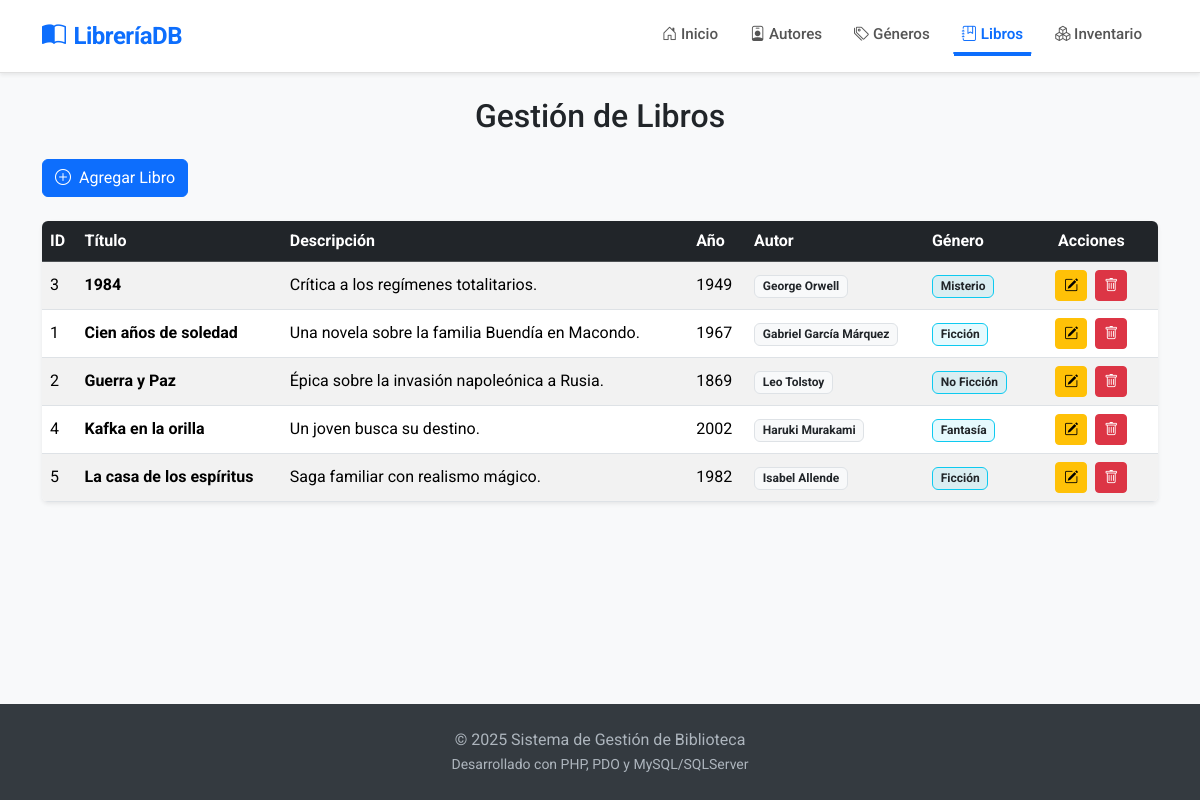
/index.php?controller=libro&action=index, run on the app's committed database.
### tables this page shows
CREATE TABLE LIBRO (
    ID_LIBRO INT NOT NULL AUTO_INCREMENT,
    TITULO VARCHAR(255) NOT NULL,
    DESCRIPCION VARCHAR(500) NULL,
    ANIO_PUBLICACION SMALLINT NULL,  
    ID_AUTOR INT NULL,
    ID_GENERO INT NULL,
    PRIMARY KEY (ID_LIBRO),
    CONSTRAINT FK_LIBRO_AUTOR FOREIGN KEY (ID_AUTOR) REFERENCES AUTOR(ID_AUTOR) ON DELETE SET NULL,
    CONSTRAINT FK_LIBRO_GENERO FOREIGN KEY (ID_GENERO) REFERENCES GENERO(ID_GENERO) ON DELETE SET NULL
);

CREATE TABLE AUTOR (
    ID_AUTOR INT NOT NULL AUTO_INCREMENT,
    NOMBRE_COMPLETO VARCHAR(255) NOT NULL,
    FECHA_NACIMIENTO DATE NULL,
    FECHA_FALLECIMIENTO DATE NULL,
    PRIMARY KEY (ID_AUTOR)
);

CREATE TABLE GENERO (
    ID_GENERO INT NOT NULL AUTO_INCREMENT,
    NOMBRE VARCHAR(100) NOT NULL,
    PRIMARY KEY (ID_GENERO)
);

### controllers/LibroController.php (called while the page is built, shortened)
<?php
require_once '../models/LibroModel.php';
class LibroController {
    private $modelo;
    public function __construct() {
        $this->modelo = new LibroModel();
    }
    public function index() {
        try {
            $libros = $this->modelo->obtenerLibros();
            require_once '../views/libros/index.php';
        } catch (Exception $e) {
            $this->setFlashMessage('error', 'Error al cargar libros: ' . $e->getMessage());
            require_once '../views/libros/index.php';
        }
    }
}
?>

### config/database.php (called while the page is built)
<?php
function conectarDB() {
    $host = 'localhost';
    $dbname = 'LibreriaDB';
    $username = 'root';
    $password = '';
    try {
        $dsn = "mysql:host=$host;dbname=$dbname;charset=utf8mb4";
        $options = [
            PDO::ATTR_ERRMODE => PDO::ERRMODE_EXCEPTION,
            PDO::ATTR_DEFAULT_FETCH_MODE => PDO::FETCH_ASSOC,
            PDO::ATTR_EMULATE_PREPARES => false,
        ];
        $db = new PDO($dsn, $username, $password, $options);
        return $db;
    } catch (PDOException $e) {
        die("<h1>Error de conexión</h1><p>No se pudo conectar a la base de datos 'LibreriaDB'. Verifica que ya la hayas creado en phpMyAdmin.</p><p>Detalle técnico: " . $e->getMessage() . "</p>");
    }
}
?>

### models/LibroModel.php (called while the page is built, shortened)
<?php
require_once '../config/database.php';
class LibroModel {
    private $db;
    public function __construct() {
        $this->db = conectarDB();
    }
    public function obtenerLibros() {
        $query = "SELECT
                    b.ID_LIBRO,
                    b.TITULO,
                    b.DESCRIPCION,
                    b.ANIO_PUBLICACION,
                    a.NOMBRE_COMPLETO AS NOMBRE_AUTOR,
                    g.NOMBRE AS NOMBRE_GENERO
                  FROM LIBRO b
                  LEFT JOIN AUTOR a ON b.ID_AUTOR = a.ID_AUTOR
                  LEFT JOIN GENERO g ON b.ID_GENERO = g.ID_GENERO
                  ORDER BY b.TITULO ASC";
        $stmt = $this->db->prepare($query);
        $stmt->execute();
        return $stmt->fetchAll(PDO::FETCH_ASSOC);
    }
}
?>

### views/libros/index.php (the view, shortened to what this page needs)
<h2 class="mb-4 text-center">Gestión de Libros</h2>
<div class="mb-4">
    <a href="index.php?controller=libro&action=create" class="btn btn-primary">
        <i class="bi bi-plus-circle me-1"></i> Agregar Libro
    </a>
</div>
<?php if (!empty($libros)): ?>
    <div class="table-responsive shadow-sm rounded">
        <table class="table table-striped table-hover mb-0 align-middle">
            <thead class="table-dark">
                <tr>
                    <th>ID</th>
                    <th>Título</th>
                    <th>Descripción</th>
                    <th>Año</th>
                    <th>Autor</th>
                    <th>Género</th>
                    <th class="text-center">Acciones</th>
                </tr>
            </thead>
            <tbody>
                <?php foreach ($libros as $libro): ?>
                    <tr>
                        <td><?= htmlspecialchars($libro['ID_LIBRO']); ?></td>
                        <td class="fw-bold"><?= htmlspecialchars($libro['TITULO']); ?></td>
                        <td>
                            <?= htmlspecialchars(substr($libro['DESCRIPCION'] ?? '', 0, 50)) . (strlen($libro['DESCRIPCION'] ?? '') > 50 ? '...' : ''); ?>
                        </td>
                        <td><?= htmlspecialchars($libro['ANIO_PUBLICACION']); ?></td>
                        <td>
                            <span class="badge bg-light text-dark border">
                                <?= htmlspecialchars($libro['NOMBRE_AUTOR'] ?? 'Sin Autor'); ?>
                            </span>
                        </td>
                        <td>
                            <span class="badge bg-info bg-opacity-10 text-dark border-info border">
                                <?= htmlspecialchars($libro['NOMBRE_GENERO'] ?? 'Sin Género'); ?>
                            </span>
                        </td>
                        <td class="text-center" style="min-width: 120px;">
                            <a href="index.php?controller=libro&action=edit&id=<?= htmlspecialchars($libro['ID_LIBRO']); ?>" class="btn btn-warning btn-sm me-1" title="Editar">
                                <i class="bi bi-pencil-square"></i>
                            </a>
                            <a href="index.php?controller=libro&action=delete&id=<?= htmlspecialchars($libro['ID_LIBRO']); ?>" class="btn btn-danger btn-sm" onclick="return confirm('¿Estás seguro de eliminar el libro: <?= htmlspecialchars($libro['TITULO']); ?>?');" title="Eliminar">
                                <i class="bi bi-trash"></i>
                            </a>
                        </td>
                    </tr>
                <?php endforeach; ?>
            </tbody>
        </table>
    </div>
<?php endif; ?>

### public/css/estilos.css (style rules this page uses)
body { font-family: 'Roboto', sans-serif; background-color: #f8f9fa; display: flex; flex-direction: column; min-height: 100vh; }

### data on the page
libro: ID_LIBRO "3", TITULO "1984", DESCRIPCION "Crítica a los regímenes totalitarios.", ANIO_PUBLICACION "1949", ID_AUTOR.NOMBRE_COMPLETO "George Orwell", ID_GENERO.NOMBRE "Misterio"
libro: ID_LIBRO "1", TITULO "Cien años de soledad", DESCRIPCION "Una novela sobre la familia Buendía en Macondo.", ANIO_PUBLICACION "1967", ID_AUTOR.NOMBRE_COMPLETO "Gabriel García Márquez", ID_GENERO.NOMBRE "Ficción"
libro: ID_LIBRO "2", TITULO "Guerra y Paz", DESCRIPCION "Épica sobre la invasión napoleónica a Rusia.", ANIO_PUBLICACION "1869", ID_AUTOR.NOMBRE_COMPLETO "Leo Tolstoy", ID_GENERO.NOMBRE "No Ficción"
libro: ID_LIBRO "4", TITULO "Kafka en la orilla", DESCRIPCION "Un joven busca su destino.", ANIO_PUBLICACION "2002", ID_AUTOR.NOMBRE_COMPLETO "Haruki Murakami", ID_GENERO.NOMBRE "Fantasía"
libro: ID_LIBRO "5", TITULO "La casa de los espíritus", DESCRIPCION "Saga familiar con realismo mágico.", ANIO_PUBLICACION "1982", ID_AUTOR.NOMBRE_COMPLETO "Isabel Allende", ID_GENERO.NOMBRE "Ficción"
